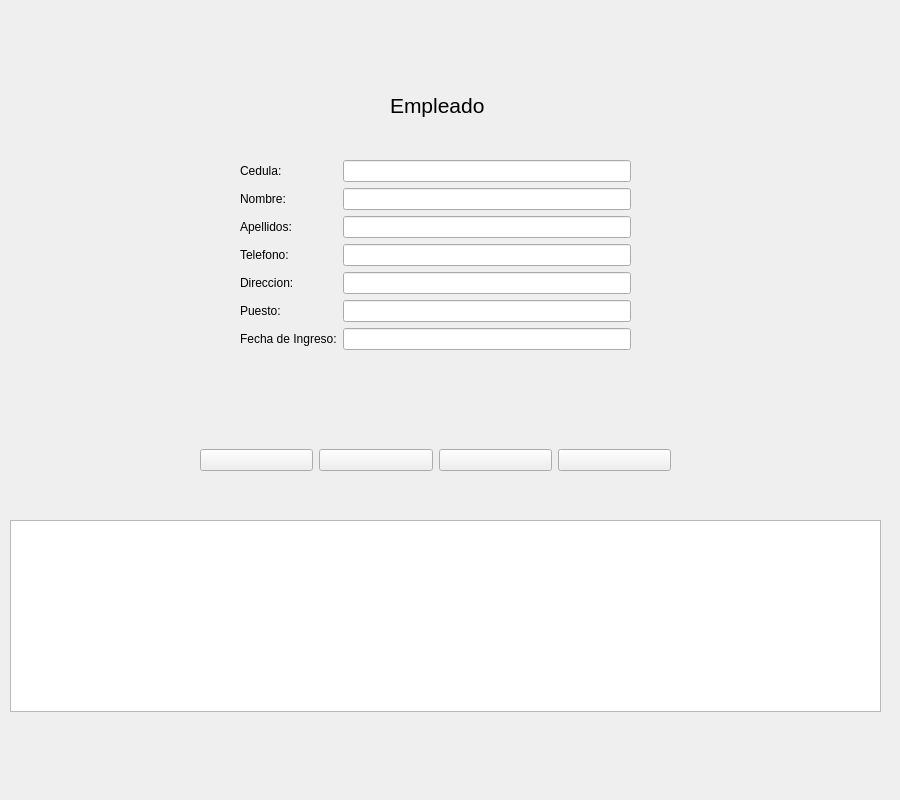
<?xml version="1.0" encoding="UTF-8"?>
<ui version="4.0">
 <class>Empleado</class>
 <widget class="QWidget" name="Empleado">
  <property name="geometry">
   <rect>
    <x>0</x>
    <y>0</y>
    <width>900</width>
    <height>800</height>
   </rect>
  </property>
  <property name="minimumSize">
   <size>
    <width>900</width>
    <height>800</height>
   </size>
  </property>
  <property name="windowTitle">
   <string>Empleado</string>
  </property>
  <property name="windowIcon">
   <iconset>
    <normaloff>recursos/trespatitos.jpg</normaloff>recursos/trespatitos.jpg</iconset>
  </property>
  <widget class="QWidget" name="formLayoutWidget">
   <property name="geometry">
    <rect>
     <x>240</x>
     <y>160</y>
     <width>391</width>
     <height>231</height>
    </rect>
   </property>
   <layout class="QFormLayout" name="formLayout">
    <item row="0" column="0">
     <widget class="QLabel" name="lblCedula">
      <property name="text">
       <string>Cedula:</string>
      </property>
     </widget>
    </item>
    <item row="1" column="0">
     <widget class="QLabel" name="lblNombre">
      <property name="text">
       <string>Nombre:</string>
      </property>
     </widget>
    </item>
    <item row="2" column="0">
     <widget class="QLabel" name="lblApellidos">
      <property name="text">
       <string>Apellidos:</string>
      </property>
     </widget>
    </item>
    <item row="3" column="0">
     <widget class="QLabel" name="lblTelefono">
      <property name="text">
       <string>Telefono:</string>
      </property>
     </widget>
    </item>
    <item row="4" column="0">
     <widget class="QLabel" name="lblDireccion">
      <property name="text">
       <string>Direccion:</string>
      </property>
     </widget>
    </item>
    <item row="5" column="0">
     <widget class="QLabel" name="lblPuesto">
      <property name="text">
       <string>Puesto:</string>
      </property>
     </widget>
    </item>
    <item row="6" column="0">
     <widget class="QLabel" name="lblFechaIngreso">
      <property name="text">
       <string>Fecha de Ingreso:</string>
      </property>
     </widget>
    </item>
    <item row="0" column="1">
     <widget class="QLineEdit" name="txtCedula"/>
    </item>
    <item row="1" column="1">
     <widget class="QLineEdit" name="txtNombre"/>
    </item>
    <item row="2" column="1">
     <widget class="QLineEdit" name="txtApellidos"/>
    </item>
    <item row="3" column="1">
     <widget class="QLineEdit" name="txtTelefono"/>
    </item>
    <item row="4" column="1">
     <widget class="QLineEdit" name="txtDireccion"/>
    </item>
    <item row="5" column="1">
     <widget class="QLineEdit" name="txtPuesto"/>
    </item>
    <item row="6" column="1">
     <widget class="QLineEdit" name="txtFechaIngreso"/>
    </item>
   </layout>
  </widget>
  <widget class="QLabel" name="lblTitulo">
   <property name="geometry">
    <rect>
     <x>390</x>
     <y>70</y>
     <width>121</width>
     <height>71</height>
    </rect>
   </property>
   <property name="font">
    <font>
     <pointsize>16</pointsize>
    </font>
   </property>
   <property name="text">
    <string>Empleado</string>
   </property>
  </widget>
  <widget class="QWidget" name="horizontalLayoutWidget">
   <property name="geometry">
    <rect>
     <x>200</x>
     <y>420</y>
     <width>471</width>
     <height>80</height>
    </rect>
   </property>
   <layout class="QHBoxLayout" name="horizontalLayout">
    <item>
     <widget class="QPushButton" name="btnGuardar">
      <property name="text">
       <string/>
      </property>
      <property name="icon">
       <iconset>
        <normaloff>recursos/save.jpeg</normaloff>recursos/save.jpeg</iconset>
      </property>
     </widget>
    </item>
    <item>
     <widget class="QPushButton" name="btnModificar">
      <property name="text">
       <string/>
      </property>
      <property name="icon">
       <iconset>
        <normaloff>recursos/editar.jpg</normaloff>recursos/editar.jpg</iconset>
      </property>
     </widget>
    </item>
    <item>
     <widget class="QPushButton" name="btnEliminar">
      <property name="text">
       <string/>
      </property>
      <property name="icon">
       <iconset>
        <normaloff>recursos/delete.webp</normaloff>recursos/delete.webp</iconset>
      </property>
     </widget>
    </item>
    <item>
     <widget class="QPushButton" name="btnCancelar">
      <property name="text">
       <string/>
      </property>
      <property name="icon">
       <iconset>
        <normaloff>recursos/salir.jpg</normaloff>recursos/salir.jpg</iconset>
      </property>
     </widget>
    </item>
   </layout>
  </widget>
  <widget class="QLabel" name="lblImagen">
   <property name="geometry">
    <rect>
     <x>710</x>
     <y>70</y>
     <width>141</width>
     <height>131</height>
    </rect>
   </property>
   <property name="text">
    <string/>
   </property>
   <property name="pixmap">
    <pixmap>recursos/avatar.jpeg</pixmap>
   </property>
   <property name="scaledContents">
    <bool>true</bool>
   </property>
  </widget>
  <widget class="QTableWidget" name="tableWidget">
   <property name="geometry">
    <rect>
     <x>10</x>
     <y>520</y>
     <width>871</width>
     <height>192</height>
    </rect>
   </property>
  </widget>
 </widget>
 <resources/>
 <connections/>
</ui>
